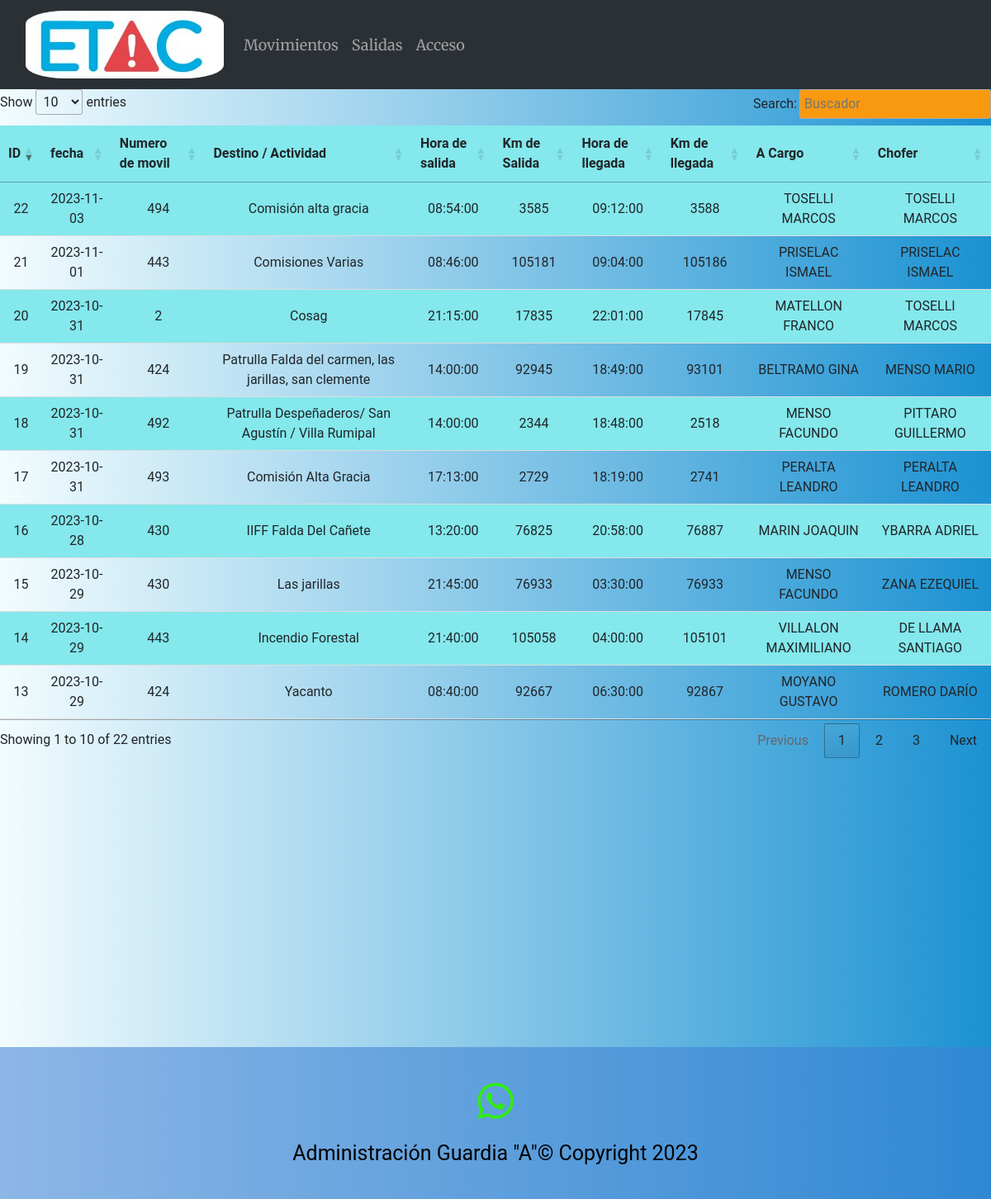
The app's page /movimientos, older data.
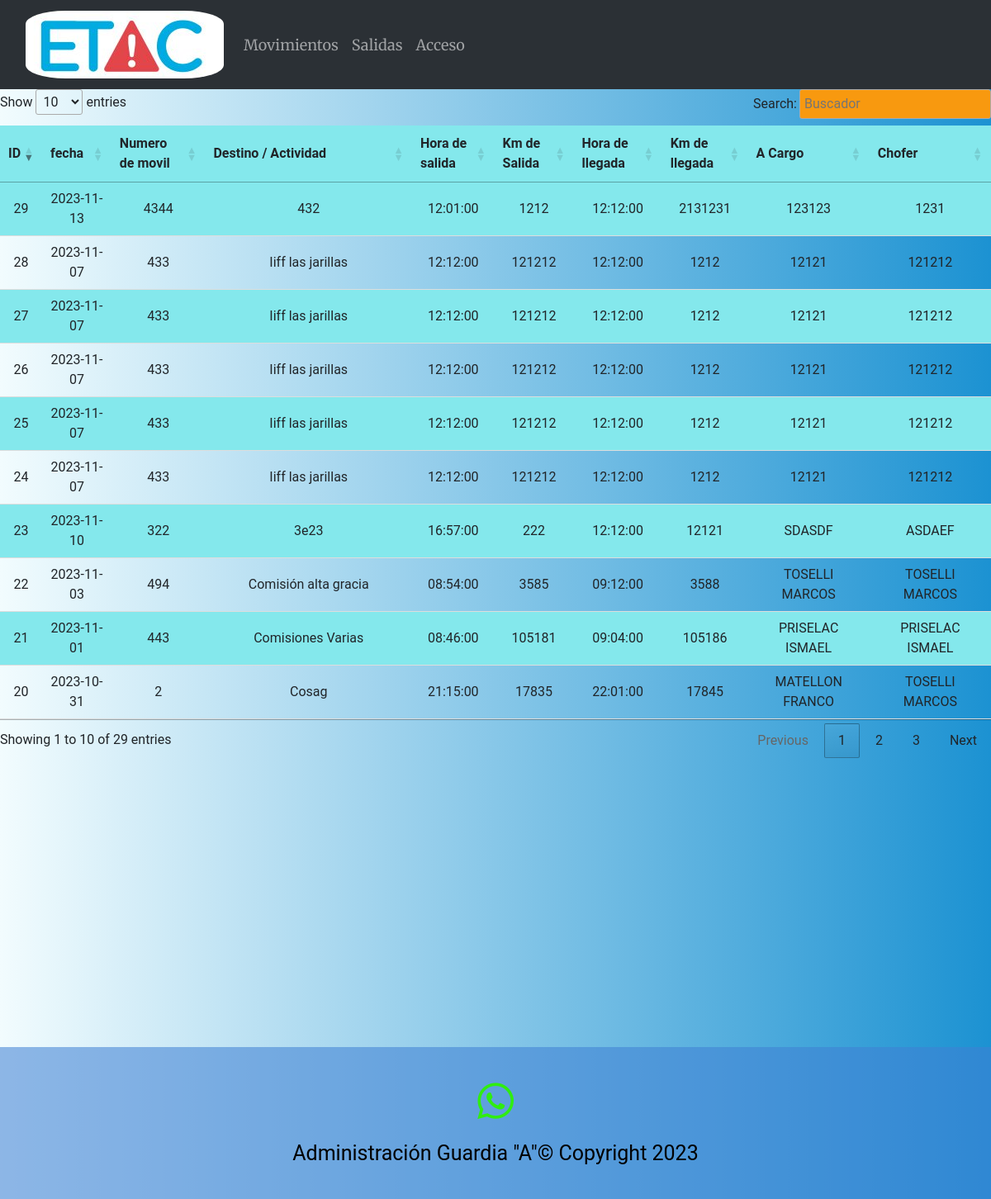
The same page, newer data.
### main.py (models this page shows)
    class Movimientos_moviles(db.Model):
        __tablename__ = 'Movimientos_moviles'  # Agrega esta línea para especificar el nombre de la tabla en la base de datos
        id_movimiento = db.Column(db.Integer, primary_key=True)
        fecha = db.Column(db.Date)
        numero_movil = db.Column(db.Integer)
        destino = db.Column(db.String(1000))
        hora_salida = db.Column(db.Time)
        km_salida = db.Column(db.Integer)
        hora_llegada = db.Column(db.Time)
        km_llegada = db.Column(db.Integer)
        a_cargo = db.Column(db.String(50))
        chofer = db.Column(db.String(50))

### main.py (the view)
@app.route('/movimientos')
def movimientos():
    movimientos = Movimientos_moviles.query.order_by(Movimientos_moviles.id_movimiento).all()
    return render_template("movimientos.html", moviles=movimientos)

### templates/movimientos.html (shortened to what this page needs)
{% extends "base.html" %}
{% block content %}
{% if moviles %}
<table class="tabla_agentes" id="tablacarnet2" >
        <thead>
        <tr>
            <th>ID</th>
            <th>fecha</th>
            <th>Numero de movil</th>
            <th>Destino / Actividad</th>
            <th>Hora de salida</th>
            <th>Km de Salida</th>
            <th>Hora de llegada</th>
            <th>Km de llegada</th>
            <th>A Cargo</th>
            <th>Chofer</th>
        </tr>
        </thead>
    <tbody>
    {% for eco in moviles %}
    <tr>
            <td>{{ eco.id_movimiento }}</td>
            <td>{{ eco.fecha }}</td>
            <td>{{ eco.numero_movil }}</td>
            <td>{{ eco.destino }}</td>
            <td>{{ eco.hora_salida }}</td>
            <td>{{ eco.km_salida }}</td>
            <td>{{ eco.hora_llegada }}</td>
            <td>{{ eco.km_llegada }}</td>
            <td>{{ eco.a_cargo }}</td>
            <td>{{ eco.chofer }}</td>
        </tr>
    {% endfor %}
    </tbody>
</table>
{% else %}
<p>No hay movimientos registrados.</p>
{% endif %}
{% endblock %}

Row changes from the older to the newer data that the page shows:
no longer on this page (row unchanged): Movimientos_moviles: id_movimiento "13", fecha "2023-10-29", numero_movil "424", destino "Yacanto", hora_salida "08:40:00", km_salida "92667", hora_llegada "06:30:00", km_llegada "92867", a_cargo "MOYANO GUSTAVO", chofer "ROMERO DARÍO"
no longer on this page (row unchanged): Movimientos_moviles: id_movimiento "14", fecha "2023-10-29", numero_movil "443", destino "Incendio Forestal", hora_salida "21:40:00", km_salida "105058", hora_llegada "04:00:00", km_llegada "105101", a_cargo "VILLALON MAXIMILIANO", chofer "DE LLAMA SANTIAGO"
no longer on this page (row unchanged): Movimientos_moviles: id_movimiento "15", fecha "2023-10-29", numero_movil "430", destino "Las jarillas", hora_salida "21:45:00", km_salida "76933", hora_llegada "03:30:00", km_llegada "76933", a_cargo "MENSO FACUNDO", chofer "ZANA EZEQUIEL"
no longer on this page (row unchanged): Movimientos_moviles: id_movimiento "16", fecha "2023-10-28", numero_movil "430", destino "IIFF Falda Del Cañete", hora_salida "13:20:00", km_salida "76825", hora_llegada "20:58:00", km_llegada "76887", a_cargo "MARIN JOAQUIN", chofer "YBARRA ADRIEL"
no longer on this page (row unchanged): Movimientos_moviles: id_movimiento "17", fecha "2023-10-31", numero_movil "493", destino "Comisión Alta Gracia", hora_salida "17:13:00", km_salida "2729", hora_llegada "18:19:00", km_llegada "2741", a_cargo "PERALTA LEANDRO", chofer "PERALTA LEANDRO"
no longer on this page (row unchanged): Movimientos_moviles: id_movimiento "18", fecha "2023-10-31", numero_movil "492", destino "Patrulla Despeñaderos/ San Agustín / Villa Rumipal", hora_salida "14:00:00", km_salida "2344", hora_llegada "18:48:00", km_llegada "2518", a_cargo "MENSO FACUNDO", chofer "PITTARO GUILLERMO"
no longer on this page (row unchanged): Movimientos_moviles: id_movimiento "19", fecha "2023-10-31", numero_movil "424", destino "Patrulla Falda del carmen, las jarillas, san clemente", hora_salida "14:00:00", km_salida "92945", hora_llegada "18:49:00", km_llegada "93101", a_cargo "BELTRAMO GINA", chofer "MENSO MARIO"
added Movimientos_moviles: id_movimiento "23", fecha "2023-11-10", numero_movil "322", destino "3e23", hora_salida "16:57:00", km_salida "222", hora_llegada "12:12:00", km_llegada "12121", a_cargo "SDASDF", chofer "ASDAEF"
added Movimientos_moviles: id_movimiento "24", fecha "2023-11-07", numero_movil "433", destino "Iiff las jarillas", hora_salida "12:12:00", km_salida "121212", hora_llegada "12:12:00", km_llegada "1212", a_cargo "12121", chofer "121212"
added Movimientos_moviles: id_movimiento "25", fecha "2023-11-07", numero_movil "433", destino "Iiff las jarillas", hora_salida "12:12:00", km_salida "121212", hora_llegada "12:12:00", km_llegada "1212", a_cargo "12121", chofer "121212"
added Movimientos_moviles: id_movimiento "26", fecha "2023-11-07", numero_movil "433", destino "Iiff las jarillas", hora_salida "12:12:00", km_salida "121212", hora_llegada "12:12:00", km_llegada "1212", a_cargo "12121", chofer "121212"
added Movimientos_moviles: id_movimiento "27", fecha "2023-11-07", numero_movil "433", destino "Iiff las jarillas", hora_salida "12:12:00", km_salida "121212", hora_llegada "12:12:00", km_llegada "1212", a_cargo "12121", chofer "121212"
added Movimientos_moviles: id_movimiento "28", fecha "2023-11-07", numero_movil "433", destino "Iiff las jarillas", hora_salida "12:12:00", km_salida "121212", hora_llegada "12:12:00", km_llegada "1212", a_cargo "12121", chofer "121212"
added Movimientos_moviles: id_movimiento "29", fecha "2023-11-13", numero_movil "4344", destino "432", hora_salida "12:01:00", km_salida "1212", hora_llegada "12:12:00", km_llegada "2131231", a_cargo "123123", chofer "1231"
Text that changed along with them:
text written by a page script: "Show entries Search: Showing 1 to 10 of 22 entries Previous 1 2 3 Next" → "Show entries Search: Showing 1 to 10 of 29 entries Previous 1 2 3 Next"
